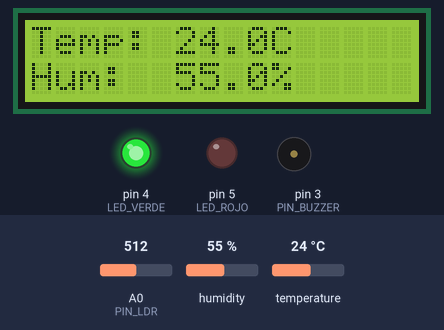
The sketch below on a simulated Arduino Uno, built with avr-gcc and run on an emulated ATmega328P. Parts: 16×2 character LCD, output pins drawn as LEDs (lit = HIGH), buzzer (waves = sounding). The test bench sets the inputs (shaded band); at power-on: humidity 55 %, A0 (PIN_LDR) = 512, temperature 24 °C. What the sketch prints to the serial monitor is not drawn.

Above: at 3.2 s.
3.3 s: humidity set to 68 %
At 7.0 s:
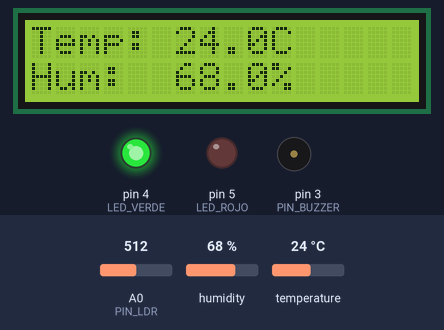
12.6 s: humidity set to 71 %
At 17.3 s:
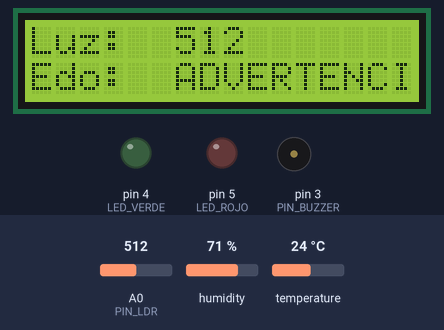
21.9 s: A0 (PIN_LDR) set to 158
At 25.3 s:
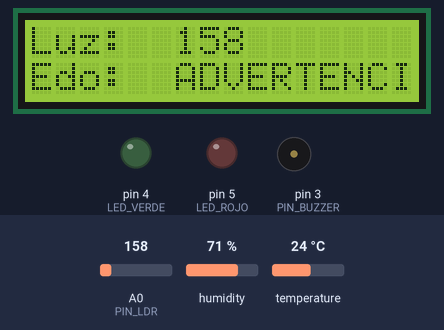
28.6 s: A0 (PIN_LDR) set to 142
At 32.0 s:
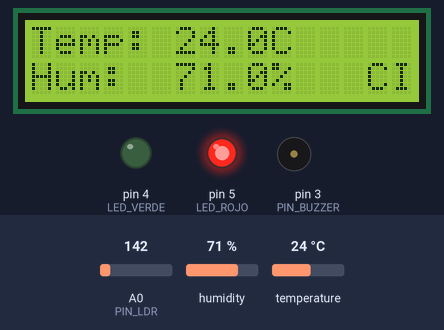
34.8 s: A0 (PIN_LDR) set to 306
At 35.38 s:
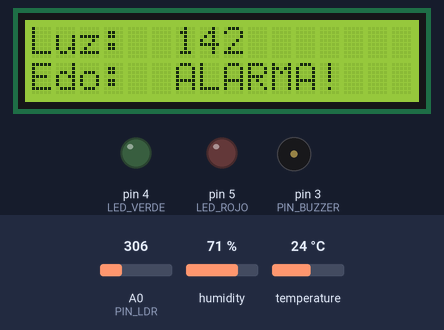
39.7 s: temperature set to 33 °C
At 44.5 s:
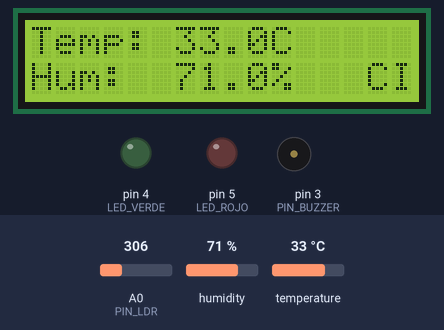
47.2 s: temperature set to 36 °C
Timing chart, 0 to 57.5 s (numbered marks = the images above; inputs shaded):
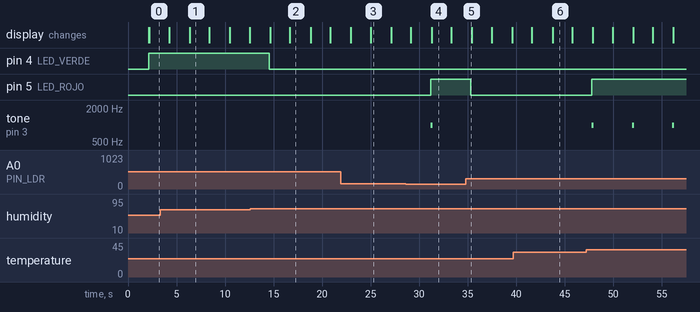

Measured:
- the behaviour switches between 69 and 70 % on humidity (found by bisection; images 1 and 2)
- the behaviour switches between 150 and 149 on A0 (PIN_LDR) (found by bisection; images 3 and 4)
- after the input at 3.3 s, the display: first differs from a run without the input after 3.1 s (image 1)
- after the input at 12.6 s, pin 4 (LED_VERDE): HIGH → LOW after 2.0 s; the display: first changes after 2.1 s (image 2 shows a later state)
- after the input at 21.9 s, the display: first differs from a run without the input after 3.1 s (image 3)
- after the input at 28.6 s, pin 5 (LED_ROJO): LOW → HIGH after 2.6 s; tone on pin 3 (PIN_BUZZER): silent → 1000 Hz after 2.6 s, → silent 0.20 s later
- after the input at 34.8 s, pin 5 (LED_ROJO): HIGH → LOW after 0.54 s; tone on pin 3 (PIN_BUZZER): stops changing and stays silent
- after the input at 39.7 s, the display: first differs from a run without the input after 4.0 s (image 6)
- after the input at 47.2 s, pin 5 (LED_ROJO): LOW → HIGH after 0.61 s; tone on pin 3 (PIN_BUZZER): alternates 1000 Hz for 0.20 s and silent for 3.9 s, starting after 0.61 s

The sketch:

sketch_sep17a.ino
```cpp
// ==========================================================
// PROYECTO: Sistema Inteligente de Monitoreo Ambiental
// ASIGNATURA: Sistemas Digitales - UEA
// ==========================================================

#include <Wire.h>
#include <LiquidCrystal_I2C.h>
#include <DHT.h>

// Definición de pines y constantes
#define DHTPIN 2            // Pin digital asignado para el sensor DHT11
#define DHTTYPE DHT11       // Definición del tipo de sensor utilizado
const int PIN_LDR = A0;     // Entrada analógica para medir la iluminación
const int PIN_BUZZER = 3;   // Salida digital asignada al zumbador de alarma
const int LED_VERDE = 4;    // Salida digital para indicador de estado normal
const int LED_ROJO = 5;     // Salida digital para indicador de estado crítico

DHT dht(DHTPIN, DHTTYPE);            // Inicialización del objeto para el sensor DHT
LiquidCrystal_I2C lcd(0x27, 16, 2);   // Configuración de la pantalla LCD con dirección I2C 0x27

void setup() {
  Serial.begin(9600);       // Inicialización de la comunicación serial UART a 9600 baudios

  dht.begin();              // Activación de la lectura del sensor DHT11
  lcd.init();               // Inicialización física de la pantalla LCD
  lcd.backlight();          // Encendido de la luz de fondo del display

  pinMode(PIN_BUZZER, OUTPUT); // Configuración del pin del buzzer como salida digital
  pinMode(LED_VERDE, OUTPUT);  // Configuración del pin del LED verde como salida digital
  pinMode(LED_ROJO, OUTPUT);   // Configuración del pin del LED rojo como salida digital

  // Mensaje de bienvenida inicial en la pantalla
  lcd.setCursor(0, 0);
  lcd.print("SISTEMA MONITOR");
  lcd.setCursor(0, 1);
  lcd.print("AMBIENTAL v2.0");
  delay(2000);              // Pausa de 2 segundos en el inicio
  lcd.clear();              // Limpieza total del display
}

void loop() {
  // Lectura de variables desde los sensores
  float temp = dht.readTemperature();  // Captura del valor de temperatura en Celsius
  float hum = dht.readHumidity();      // Captura del valor de humedad relativa en porcentaje
  int luz = analogRead(PIN_LDR);       // Captura del nivel analógico de iluminación (0 a 1023)

  // Validación básica por si existe falla de conexión en el hardware físico
  if (isnan(temp) || isnan(hum)) {
    Serial.println("ERROR UART: Fallo en la lectura física del sensor DHT11.");
    lcd.setCursor(0, 0);
    lcd.print("ERROR SENSOR    ");
    return;
  }

  // Monitoreo Serial (UART) para depuración en computadora
  Serial.println("--- REGISTRO DE DATOS UART ---");
  Serial.print("Temp: "); Serial.print(temp, 1); Serial.println(" C");
  Serial.print("Hum: "); Serial.print(hum, 1); Serial.println(" %");
  Serial.print("Luz: "); Serial.println(luz);

  // Variable de texto para registrar y transferir el estado actual
  String estado = "";

  // Lógica de Estados y Control
  if (temp >= 35.0 || hum >= 80.0 || luz < 150) {
    // ESTADO DE ALARMA (Condición Crítica)
    estado = "ALARMA!";
    digitalWrite(LED_ROJO, HIGH);    // Activación visual del indicador de peligro
    digitalWrite(LED_VERDE, LOW);    // Desactivación del indicador normal
    tone(PIN_BUZZER, 1000, 200);     // Generación de tono acústico intermitente
  }
  else if ((temp >= 30.0 && temp < 35.0) || (hum >= 70.0 && hum < 80.0) || (luz >= 150 && luz < 300)) {
    // ESTADO DE ADVERTENCIA (Límites preventivos - Alerta solo por texto en LCD y UART)
    estado = "ADVERTENCIA";
    digitalWrite(LED_ROJO, LOW);     // Apagado de alerta crítica
    digitalWrite(LED_VERDE, LOW);    // Apagado de estado normal
    noTone(PIN_BUZZER);              // Zumbador apagado por prevención
  }
  else {
    // ESTADO NORMAL (Condiciones óptimas de operación)
    estado = "NORMAL";
    digitalWrite(LED_ROJO, LOW);     // Apagado de alerta crítica
    digitalWrite(LED_VERDE, HIGH);   // Activación visual del indicador de seguridad
    noTone(PIN_BUZZER);              // Mantener silenciado el zumbador
  }

  // Transmisión del estado del sistema por el canal UART
  Serial.print("Estado Sistema: "); Serial.println(estado);
  Serial.println("------------------------------\n");

  // Visualización rotativa en pantalla LCD - PANTALLA 1 (Variables Meteorológicas)
  lcd.setCursor(0, 0);
  lcd.print("Temp: "); lcd.print(temp, 1); lcd.print("C   ");
  lcd.setCursor(0, 1);
  lcd.print("Hum:  "); lcd.print(hum, 1); lcd.print("%   ");
  delay(2000); // Retención de pantalla por 2 segundos para lectura cómoda

  // Visualización rotativa en pantalla LCD - PANTALLA 2 (Óptica y Diagnóstico)
  lcd.setCursor(0, 0);
  lcd.print("Luz:  "); lcd.print(luz); lcd.print("      ");
  lcd.setCursor(0, 1);
  lcd.print("Edo:  "); lcd.print(estado); lcd.print("      ");
  delay(2000); // Retención de pantalla por 2 segundos antes de reiniciar el ciclo
}
```
